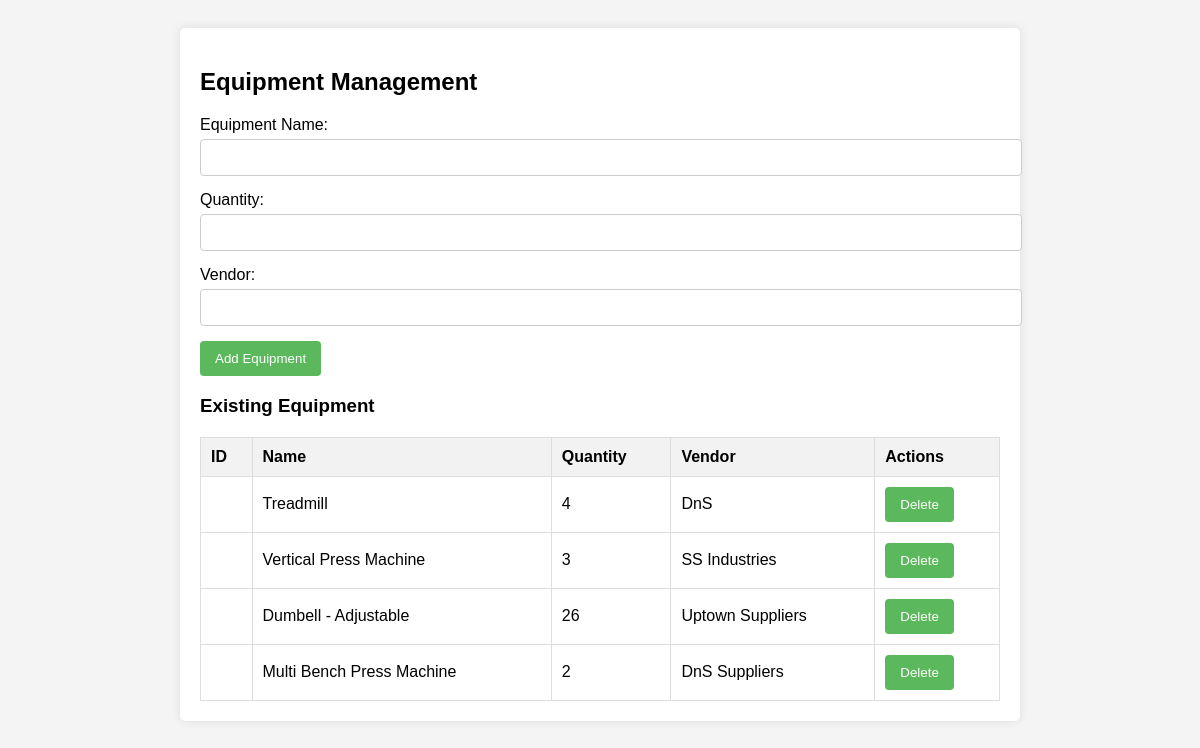
The page /crudapp/mihir/main/equipment.php on the database its author committed.
### tables this page shows
CREATE TABLE `equipment` (
  `id` int(11) NOT NULL,
  `name` varchar(30) NOT NULL,
  `amount` int(100) NOT NULL,
  `quantity` int(100) NOT NULL,
  `vendor` varchar(50) NOT NULL,
  `description` varchar(50) NOT NULL,
  `address` varchar(20) NOT NULL,
  `contact` varchar(10) NOT NULL,
  `date` date NOT NULL
);

### crudapp/mihir/main/equipment.php (the view, shortened to what this page needs)
<?php
include 'connect.php';
?>
<!DOCTYPE html>
<html lang="en">
<head>
</head>
<body>
<div class="container">
    <h2>Equipment Management</h2>
    <form method="POST">
        <div class="form-group">
            <label for="name">Equipment Name:</label>
            <input type="text" id="name" name="name" required>
        </div>
        <div class="form-group">
            <label for="quantity">Quantity:</label>
            <input type="number" id="quantity" name="quantity" required>
        </div>
        <div class="form-group">
            <label for="vendor">Vendor:</label>
            <input type="text" id="vendor" name="vendor" required>
        </div>
        <button type="submit" name="addEquipment">Add Equipment</button>
    </form>
    <h3>Existing Equipment</h3>
    <table>
        <thead>
        <tr>
            <th>ID</th>
            <th>Name</th>
            <th>Quantity</th>
            <th>Vendor</th>
            <th>Actions</th>
        </tr>
        </thead>
        <tbody>
        <?php
        $result = $conn->query("SELECT * FROM equipment");
        if ($result->num_rows > 0) {
            while ($row = $result->fetch_assoc()) {
                echo "<tr>";
                echo "<td>" . $row['equip_id'] . "</td>";
                echo "<td>" . $row['name'] . "</td>";
                echo "<td>" . $row['quantity'] . "</td>";
                echo "<td>" . $row['vendor'] . "</td>";
                echo "<td>
                        <form method='POST' style='display:inline-block;'>
                            <input type='hidden' name='equip_id' value='" . $row['equip_id'] . "'>
                            <button type='submit' name='deleteEquipment'>Delete</button>
                        </form>
                      </td>";
                echo "</tr>";
            }
        } else {
            echo "<tr><td colspan='5'>No equipment found.</td></tr>";
        }
        ?>
        </tbody>
    </table>
</div>
</body>
</html>

### crudapp/mihir/main/equipment.php (style rules this page uses)
body { font-family: Arial, sans-serif; padding: 20px; background-color: #f4f4f4; }
.container { max-width: 800px; margin: auto; background: #fff; padding: 20px; border-radius: 5px; box-shadow: 0 0 10px rgba(0, 0, 0, 0.1); }
table { width: 100%; border-collapse: collapse; margin-top: 20px; }
table, th, td { border: 1px solid #ddd; }
th, td { padding: 10px; text-align: left; }
th { background-color: #f2f2f2; }
.form-group { margin-bottom: 15px; }
.form-group label { display: block; margin-bottom: 5px; }
.form-group input, .form-group select { width: 100%; padding: 10px; border: 1px solid #ccc; border-radius: 4px; }
button { padding: 10px 15px; background-color: #5cb85c; color: #fff; border: none; border-radius: 4px; cursor: pointer; }

### rows shown on the page
equipment: name "Treadmill", quantity "4", vendor "DnS"
equipment: name "Vertical Press Machine", quantity "3", vendor "SS Industries"
equipment: name "Dumbell - Adjustable", quantity "26", vendor "Uptown Suppliers"
equipment: name "Multi Bench Press Machine", quantity "2", vendor "DnS Suppliers"
